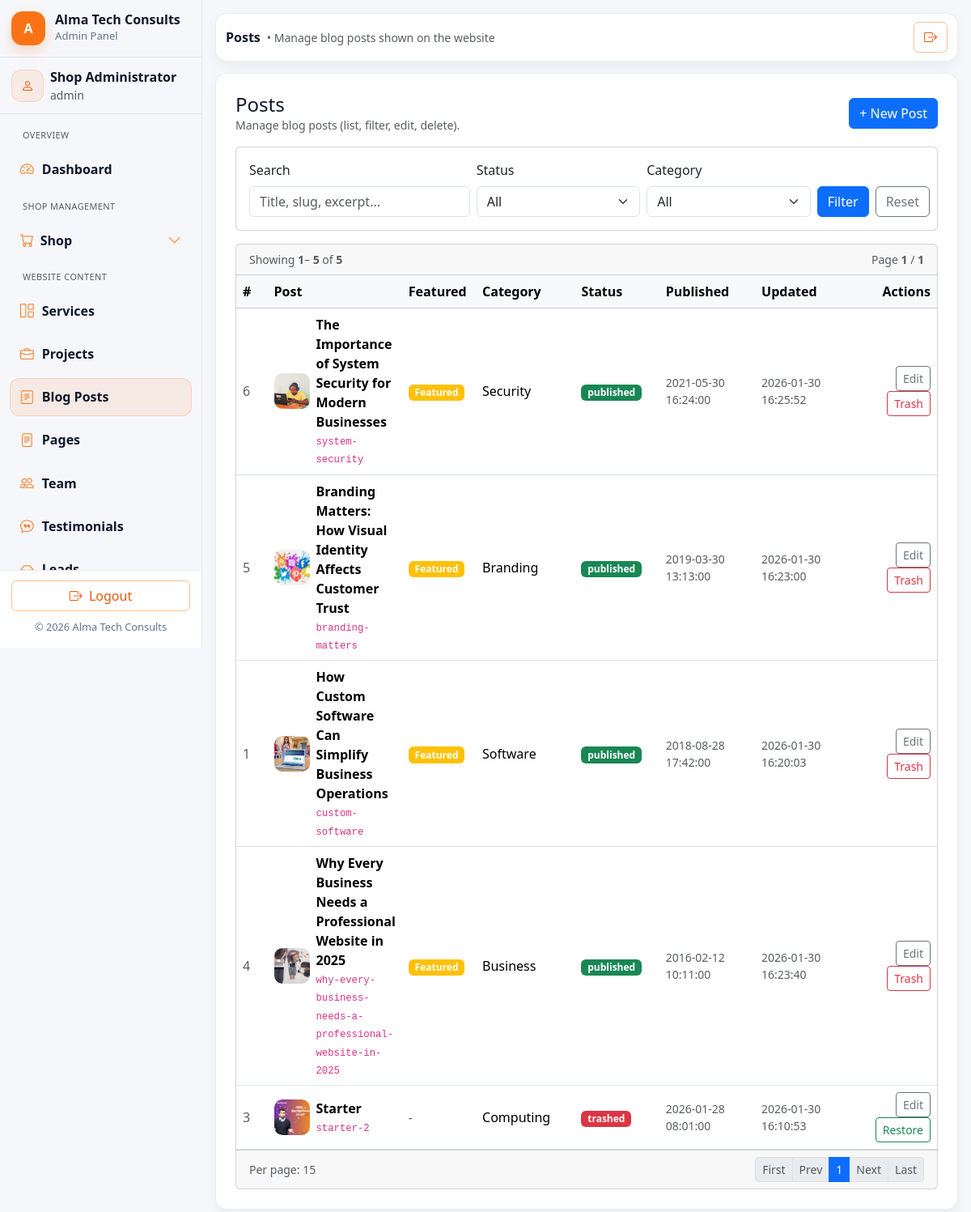
Screenshot of /admin/posts/list.php (signed in) with the database file from the repository.
### tables this page shows
CREATE TABLE `posts` (
  `id` int(10) UNSIGNED NOT NULL,
  `title` varchar(180) NOT NULL,
  `slug` varchar(200) NOT NULL,
  `excerpt` varchar(255) DEFAULT NULL,
  `content` mediumtext DEFAULT NULL,
  `category` varchar(80) DEFAULT NULL,
  `status` enum('published','draft','archived','trashed') NOT NULL DEFAULT 'draft',
  `cover_image` varchar(255) DEFAULT NULL,
  `tags` longtext DEFAULT NULL CHECK (json_valid(`tags`)),
  `published_at` datetime DEFAULT NULL,
  `is_featured` int(11) NOT NULL DEFAULT 0,
  `created_at` datetime NOT NULL DEFAULT current_timestamp(),
  `updated_at` datetime DEFAULT NULL ON UPDATE current_timestamp()
);

### includes/helpers.php (called while the page is built, shortened)
<?php
if (!function_exists('h')) {
  function h($s): string {
    return htmlspecialchars((string)$s, ENT_QUOTES, 'UTF-8');
  }
}

### admin/posts/list.php (the view, shortened to what this page needs)
<?php
require_once __DIR__ . '/../../includes/helpers.php';
require_once __DIR__ . '/../includes/admin_header.php';
require_once __DIR__ . '/../includes/admin_sidebar.php';
require_once __DIR__ . '/../../includes/db.php';
$db = $GLOBALS['db'] ?? $mysqli ?? null;
$q        = trim((string)($_GET['q'] ?? ''));
$page = (int)($_GET['page'] ?? 1);
$per_page = 15;
$offset   = ($page - 1) * $per_page;
$where  = "1=1";
$types  = "";
$params = [];
$sqlCount = "SELECT COUNT(*) AS cnt FROM posts p WHERE $where";
$stmt = $db->prepare($sqlCount);
$stmt->execute();
$res = $stmt->get_result();
$total = (int)($res->fetch_assoc()['cnt'] ?? 0);
$total_pages = max(1, (int)ceil($total / $per_page));
$sql = "
  SELECT
    p.id, p.title, p.slug, p.category, p.status,
    p.cover_image, p.published_at, p.updated_at, p.created_at,
    p.is_featured
  FROM posts p
  WHERE $where
  ORDER BY p.is_featured DESC, COALESCE(p.published_at, p.created_at) DESC
  LIMIT ? OFFSET ?
";
$stmt = $db->prepare($sql);
$types2 = $types . "ii";
$params2 = array_merge($params, [$per_page, $offset]);
$stmt->bind_param($types2, ...$params2);
$stmt->execute();
$rows = $stmt->get_result()->fetch_all(MYSQLI_ASSOC);
function status_badge_post(string $status): string {
  $map = [
    'published' => 'success',
    'draft'     => 'secondary',
    'archived'  => 'warning',
    'trashed'   => 'danger',
  ];
  $cls = $map[$status] ?? 'dark';
  return '<span class="badge bg-' . $cls . '">' . h($status) . '</span>';
}
?>
<div class="admin-main">
  <?php require_once __DIR__ . '/../includes/admin_topbar.php'; ?>
  <div class="admin-card p-4">
    <div class="d-flex flex-wrap align-items-center justify-content-between gap-2 mb-3">
      <div>
        <h4 class="mb-0">Posts</h4>
        <div class="text-muted small">Manage blog posts (list, filter, edit, delete).</div>
      </div>
      <div class="d-flex gap-2">
        <a class="btn btn-primary" href="add.php">+ New Post</a>
      </div>
    </div>
    <form class="card mb-3" method="get" action="">
      <div class="card-body">
        <div class="row g-2 align-items-end">
          <div class="col-12 col-md-4">
            <label class="form-label">Search</label>
            <input name="q" value="<?= h($q) ?>" class="form-control" placeholder="Title, slug, excerpt...">
          </div>
          <div class="col-12 col-md-3">
            <label class="form-label">Status</label>
            <select name="status" class="form-select">
              <option value="">All</option>
            </select>
          </div>
          <div class="col-12 col-md-3">
            <label class="form-label">Category</label>
            <select name="category" class="form-select">
              <option value="">All</option>
            </select>
          </div>
          <div class="col-12 col-md-2 d-flex gap-2">
            <button class="btn btn-primary w-100" type="submit">Filter</button>
            <a class="btn btn-outline-secondary w-100" href="list.php">Reset</a>
          </div>
        </div>
      </div>
    </form>
    <div class="card">
      <div class="card-header d-flex flex-wrap justify-content-between align-items-center gap-2">
        <div class="small text-muted">
          Showing <strong><?= (int)min($total, $offset + 1) ?></strong>–
          <strong><?= (int)min($total, $offset + $per_page) ?></strong>
          of <strong><?= (int)$total ?></strong>
        </div>
        <div class="small text-muted">
          Page <strong><?= (int)$page ?></strong> / <strong><?= (int)$total_pages ?></strong>
        </div>
      </div>
      <div class="table-responsive">
        <table class="table table-hover align-middle mb-0">
          <thead class="table-light">
            <tr>
              <th style="width:70px;">#</th>
              <th>Post</th>
              <th style="width:100px;">Featured</th>
              <th style="width:180px;">Category</th>
              <th style="width:140px;">Status</th>
              <th style="width:180px;">Published</th>
              <th style="width:180px;">Updated</th>
              <th style="width:190px;" class="text-end">Actions</th>
            </tr>
          </thead>
          <tbody>
            <?php if (empty($rows)): ?>
              <tr>
                <td colspan="7" class="text-center py-5 text-muted">No posts found.</td>
              </tr>
            <?php else: ?>
              <?php foreach ($rows as $r): ?>
                <tr>
                  <td class="text-muted"><?= (int)$r['id'] ?></td>
                  <td>
                    <div class="d-flex align-items-center gap-2">
                      <?php if (!empty($r['cover_image'])): ?>
                        <img
                          src="<?= h(rtrim((string)BASE_URL, '/') . '/' . ltrim((string)$r['cover_image'], '/')) ?>"
                          alt=""
                          style="width:44px;height:44px;object-fit:cover;border-radius:10px;"
                        >
                      <?php else: ?>
                        <div style="width:44px;height:44px;border-radius:10px;" class="bg-light border d-flex align-items-center justify-content-center text-muted">
                          <span class="small">IMG</span>
                        </div>
                      <?php endif; ?>
                      <div>
                        <div class="fw-semibold"><?= h((string)$r['title']) ?></div>
                        <div class="small text-muted">
                          <code><?= h((string)$r['slug']) ?></code>
                        </div>
                      </div>
                    </div>
                  </td>
                  <td>
                    <?php if (($r['is_featured'] ?? 0) == 1): ?>
                      <span class="badge bg-warning">Featured</span>
                    <?php else: ?>
                      <span class="text-muted">-</span>
                    <?php endif; ?>
                  </td>
                  <td><?= h((string)($r['category'] ?? '-')) ?></td>
                  <td><?= status_badge_post((string)($r['status'] ?? 'draft')) ?></td>
                  <td class="text-muted small">
                    <?= h((string)($r['published_at'] ?? '-')) ?>
                  </td>
                  <td class="text-muted small">
                    <?= h((string)($r['updated_at'] ?? $r['created_at'] ?? '')) ?>
                  </td>
                  <td class="text-end">
                    <a class="btn btn-sm btn-outline-secondary"
                       href="edit.php?id=<?= (int)$r['id'] ?>">
                      Edit
                    </a>
                    <?php if (($r['status'] ?? 'draft') === 'trashed'): ?>
                      <form class="d-inline" method="post" action="restore.php"
                            onsubmit="return confirm('Restore this post from trash?');">
                        <button class="btn btn-sm btn-outline-success" type="submit">Restore</button>
                      </form>
                    <?php else: ?>
                      <form class="d-inline" method="post" action="delete.php"
                            onsubmit="return confirm('Move this post to trash? You can restore it later.');">
                        <button class="btn btn-sm btn-outline-danger" type="submit">Trash</button>
                      </form>
                    <?php endif; ?>
                  </td>
                </tr>
              <?php endforeach; ?>
            <?php endif; ?>
          </tbody>
        </table>
      </div>
      <?php
        $qsBase = $_GET;
        unset($qsBase['page']);
        $qsBaseStr = http_build_query($qsBase);
        $link = function(int $p) use ($qsBaseStr) {
          $q = $qsBaseStr ? ($qsBaseStr . '&') : '';
          return 'list.php?' . $q . 'page=' . $p;
        };
      ?>
      <div class="card-footer d-flex flex-wrap justify-content-between align-items-center gap-2">
        <div class="text-muted small">Per page: <?= (int)$per_page ?></div>
        <nav aria-label="Posts pagination">
          <ul class="pagination pagination-sm mb-0">
            <li class="page-item <?= $page <= 1 ? 'disabled' : '' ?>">
              <a class="page-link" href="<?= h($link(1)) ?>">First</a>
            </li>
            <li class="page-item <?= $page <= 1 ? 'disabled' : '' ?>">
              <a class="page-link" href="<?= h($link(max(1, $page - 1))) ?>">Prev</a>
            </li>
            <?php
              $start = max(1, $page - 2);
              $end   = min($total_pages, $page + 2);
              for ($p = $start; $p <= $end; $p++):
            ?>
              <li class="page-item <?= $p === $page ? 'active' : '' ?>">
                <a class="page-link" href="<?= h($link($p)) ?>"><?= (int)$p ?></a>
              </li>
            <?php endfor; ?>
            <li class="page-item <?= $page >= $total_pages ? 'disabled' : '' ?>">
              <a class="page-link" href="<?= h($link(min($total_pages, $page + 1))) ?>">Next</a>
            </li>
            <li class="page-item <?= $page >= $total_pages ? 'disabled' : '' ?>">
              <a class="page-link" href="<?= h($link($total_pages)) ?>">Last</a>
            </li>
          </ul>
        </nav>
      </div>
    </div>
  </div>
</div>
<?php require_once __DIR__ . '/../includes/admin_footer.php'; ?>

### assets/css/main.css (style rules this page uses)
:root { --orange-900:#c2410c; --orange-700:#ea580c; --orange-600:#f97316; --orange-500:#fb923c; --orange-400:#fdba74; --orange-200:#fed7aa; --orange-100:#ffedd5; --text:#0f172a; --muted:#64748b; --border:#e2e8f0; --bg-soft:#fff7ed; --transition-fast: 0.2s ease; --transition-smooth: 0.3s ease; --transition-bounce: 0.4s cubic-bezier(0.68, -0.55, 0.265, 1.55); }
html { scroll-behavior: smooth; }
body { color: var(--text); background: #ffffff; }
a { transition: color var(--transition-fast); color: var(--text); }
.form-control, .form-select { transition: all var(--transition-smooth); }

### assets/css/admin.css (style rules this page uses)
.admin-shell { background: #f6f7fb; min-height: 100vh; }
:root { --admin-radius: 14px; --admin-border: rgba(15, 23, 42, .08); --admin-shadow: 0 8px 18px rgba(2,6,23,.06); --admin-shadow-soft: 0 6px 14px rgba(2,6,23,.05); }
.admin-main { flex:1; padding: 16px; margin-left: 0; }
.admin-card { border: 1px solid var(--admin-border); border-radius: var(--admin-radius); background:#fff; box-shadow: var(--admin-shadow-soft); }
.admin-main { flex: 1 1 auto; min-width: 0; }
@media (min-width: 992px) { .admin-main { margin-left: 0 !important; } }

### rows the page displays
posts: id "6", cover_image (picture), title "The Importance of System Security for Modern Businesses", slug "system-security", is_featured "Featured", category "Security", status "published", published_at "2021-05-30 16:24:00", created_at "2026-01-30 16:25:52"
posts: id "5", cover_image (picture), title "Branding Matters: How Visual Identity Affects Customer Trust", slug "branding-matters", is_featured "Featured", category "Branding", status "published", published_at "2019-03-30 13:13:00", created_at "2026-01-30 16:23:00"
posts: id "1", cover_image (picture), title "How Custom Software Can Simplify Business Operations", slug "custom-software", is_featured "Featured", category "Software", status "published", published_at "2018-08-28 17:42:00", updated_at "2026-01-30 16:20:03"
posts: id "4", cover_image (picture), title "Why Every Business Needs a Professional Website in 2025", slug "why-every-business-needs-a-professional-website-in-2025", is_featured "Featured", category "Business", status "published", published_at "2016-02-12 10:11:00", updated_at "2026-01-30 16:23:40"
posts: id "3", cover_image (picture), title "Starter", slug "starter-2", category "Computing", status "trashed", published_at "2026-01-28 08:01:00", updated_at "2026-01-30 16:10:53"

### other values shown
$admin['name'] "Shop Administrator"
$admin['role'] "admin"
$page_heading "Posts"
$page_subtitle "Manage blog posts shown on the website"
min($total, $offset + 1) "1"
min($total, $offset + $per_page) "5"
$total "5"
$page "1"
$total_pages "1"
$per_page "15"
